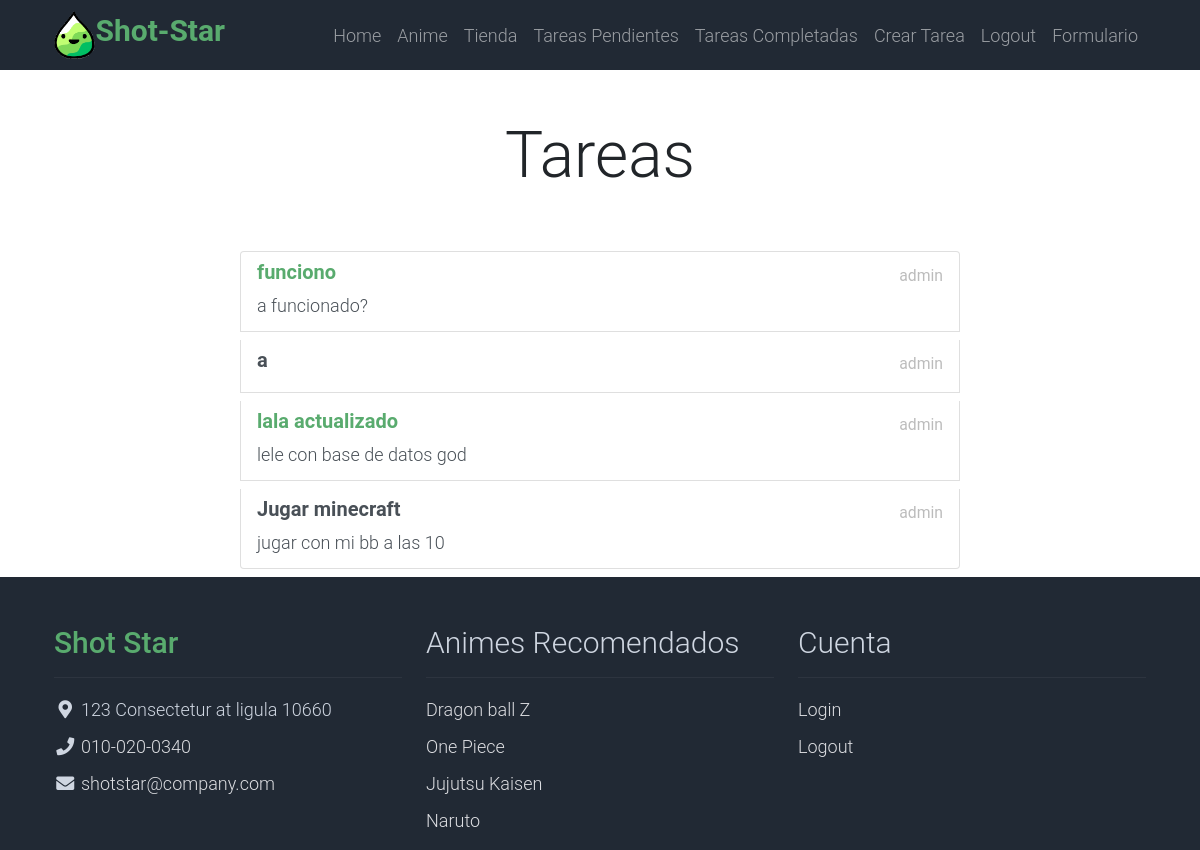
Screenshot of /tasks/ (signed in) with the database file from the repository.
### tasks/models.py (models this page shows, shortened)
class Task(models.Model):
    titulo = models.CharField(max_length=100)
    descripcion = models.TextField(blank=True)
    creado = models.DateTimeField(auto_now_add=True)
    fechaterminado = models.DateTimeField(null=True, blank=True)
    importante = models.BooleanField(default=False)
    user = models.ForeignKey(User, on_delete=models.CASCADE)

### tasks/views.py (the view)
# urls.py: path('tasks/', views.tasks, name='tasks'),
@login_required
def tasks(request):
    tasks = Task.objects.filter(user=request.user, fechaterminado__isnull=True)
    return render(request, 'tasks.html', {'tasks': tasks})

### tasks/templates/tasks.html (shortened to what this page needs)
{% extends 'base.html' %}
{% block content %}
<main class="container">
    <div class="row">
        <div class="col-md-8 offset-md-2">
            <h1 class="text-center display-3 py-5">Tareas</h1>
            <ul class="list-group">
                {% for task in tasks %}
                <a class="list-group-item list-group-item-action mb-2" href="{% url 'task_detail' task.id %}">
                    <header class="d-flex justify-content-between align-items-center">
                        {% if task.importante %}
                        <h5 class="fw-bold text-success">{{ task.titulo }}</h5>
                        {% else %}
                        <h5 class="fw-bold">{{ task.titulo }}</h5>
                        {% endif %}
                        <small class="text-muted">{{ task.user.username }}</small>
                    </header>
                    <p class="mb-1">{{ task.descripcion }}</p>
                </a>
                {% endfor %}
            </ul>
        </div>
    </div>
</main>
{% endblock %}

### tasks/templates/base.html (shortened to what this page needs)
{% load static %}
<!DOCTYPE html>
<html lang="en">
<head>
     <link rel="stylesheet" href="https://cdn.jsdelivr.net/npm/bootstrap@5.3.3/dist/css/bootstrap.min.css">
     <link rel="stylesheet" href="https://cdn.jsdelivr.net/npm/bootstrap@4.6.2/dist/css/bootstrap.min.css">
     <link rel="stylesheet" href="https://cdn.jsdelivr.net/npm/bootstrap@4.6.2/dist/css/bootstrap.min.css">
     <link rel="stylesheet" href={% static "css/bootstrap.min.css" %}>
     <link rel="stylesheet" href={% static "css/templatemo.css" %}>
     <link rel="stylesheet" href={% static "css/custom.css" %}>
     <link rel="stylesheet" href={% static "css/fontawesome.min.css" %}>
     <link rel="stylesheet" href={% static "css/estilos.css" %}>
</head>
<body>
    <nav class="navbar navbar-expand-lg bg-dark navbar-dark">
        <div class="container">
            <a href="/"><div><img class="img-fluid" src={% static "img/logosn.png" %} alt="image" height="50" width="50" ></div></a>
            <a class="navbar-brand text-success logo h2 align-self-center" href="/">
                <B>Shot-Star</B>
            </a>
          <div class="collapse navbar-collapse" id="navbarNav">
            <ul class="navbar-nav ms-auto">
                <li class="nav-item">
                    <a href="/" class="nav-link">Home</a>
                </li>
                <li class="nav-item">
                    <a href="/anime" class="nav-link">Anime</a>
                </li>
                {% if user.is_authenticated %}
                <li class="nav-item">
                    <a href="/carrito_admin" class="nav-link">Tienda</a>
                </li>
                <li class="nav-item">
                    <a href="/tasks" class="nav-link">Tareas Pendientes</a>
                </li>
                <li class="nav-item">
                    <a href="/tasks_completed/" class="nav-link">Tareas Completadas</a>
                </li>
                <li class="nav-item">
                    <a href="/tasks/create" class="nav-link">Crear Tarea</a>
                </li>
                <li class="nav-item">
                    <a href="/logout" class="nav-link">Logout</a>
                </li>
                {% endif %}
                <li class="nav-item">
                    <a href="/formulario" class="nav-link">Formulario</a>
                </li>
            </ul>
          </div>
        </div>
      </nav>
    {% block content %}
    {% endblock %}
     <footer class="bg-dark" id="tempaltemo_footer">
        <div class="container">
            <div class="row">
                <div class="col-md-4 pt-5">
                    <h2 class="h2 text-success border-bottom pb-3 border-light logo">Shot Star</h2>
                    <ul class="list-unstyled text-light footer-link-list">
                        <li>
                            <i class="fas fa-map-marker-alt fa-fw"></i>
                            123 Consectetur at ligula 10660
                        </li>
                        <li>
                            <i class="fa fa-phone fa-fw"></i>
                            <a class="text-decoration-none" href="tel:010-020-0340">010-020-0340</a>
                        </li>
                        <li>
                            <i class="fa fa-envelope fa-fw"></i>
                            <a class="text-decoration-none" href="mailto:info@company.com">shotstar@company.com</a>
                        </li>
                    </ul>
                </div>
                <div class="col-md-4 pt-5">
                    <h2 class="h2 text-light border-bottom pb-3 border-light">Animes Recomendados</h2>
                    <ul class="list-unstyled text-light footer-link-list">
                        <li><a class="text-decoration-none" href="https://www3.animeflv.net/anime/dragon-ball-z">Dragon ball Z</a></li>
                        <li><a class="text-decoration-none" href="https://www3.animeflv.net/anime/one-piece-tv">One Piece</a></li>
                        <li><a class="text-decoration-none" href="https://www3.animeflv.net/anime/jujutsu-kaisen-tv">Jujutsu Kaisen</a></li>
                        <li><a class="text-decoration-none" href="https://www3.animeflv.net/anime/naruto">Naruto</a></li>
                    </ul>
                </div>
                <div class="col-md-4 pt-5">
                    <h2 class="h2 text-light border-bottom pb-3 border-light">Cuenta</h2>
                    <ul class="list-unstyled text-light footer-link-list">
                        <li><a class="text-decoration-none" href="/signin">Login</a></li>
                        <li><a class="text-decoration-none" href="/signup">Logout</a></li>
                    </ul>
                </div>
            </div>
        </div>
    </footer>
</body>
</html>

### tasks/static/css/templatemo.css (style rules this page uses)
body, ul, li, p, a, label, input, div { font-family: 'Roboto', sans-serif; font-size: 18px !important; font-weight: 300 !important; }
.h2 { font-family: 'Roboto', sans-serif; font-size: 30px !important; font-weight: 300; }
.logo { font-weight: 500 !important; }
.text-muted { color: #bcbcbc !important; }
.text-success { color: #59ab6e !important; }
.text-light { color: #cfd6e1 !important; }
.bg-dark { background-color: #212934 !important; }
#tempaltemo_footer a { color: #dcdde1; }
#tempaltemo_footer ul.footer-link-list li { padding-top: 10px; }
#tempaltemo_footer .border-light { border-color: #2d343f !important; }

### tasks/static/css/estilos.css (style rules this page uses)
body { margin: 0; display: grid; min-height: 100vh; grid-template-rows: auto 1fr auto; }

### rows the page displays
Task: titulo "funciono", user.username "admin", descripcion "a funcionado?"
Task: titulo "a", user.username "admin"
Task: titulo "lala actualizado", user.username "admin", descripcion "lele con base de datos god"
Task: titulo "Jugar minecraft", user.username "admin", descripcion "jugar con mi bb a las 10"
